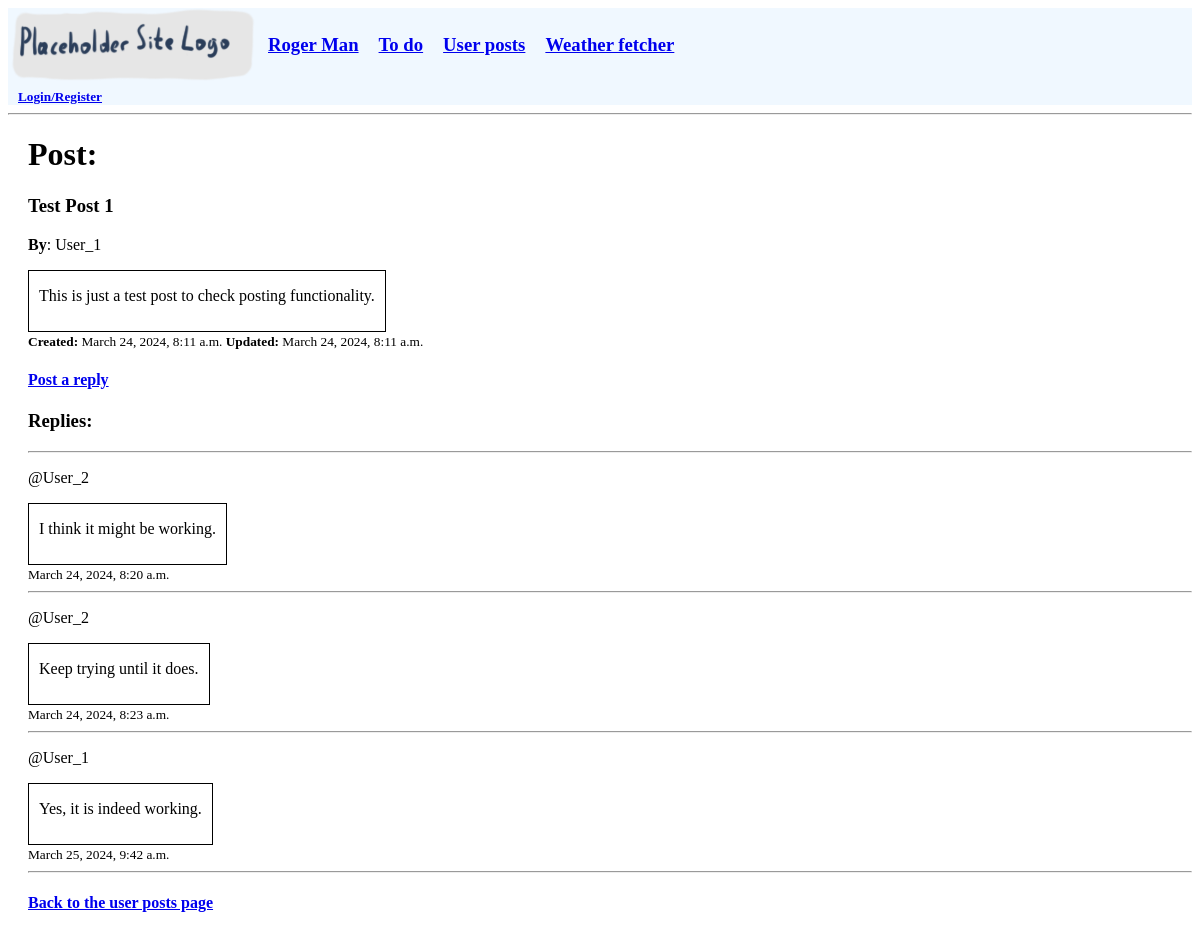
Page /posts/item_id=1/ on the committed database.
### base_app/models.py (models this page shows, shortened)
class Post_op(models.Model): # Opening post
    id = models.AutoField(primary_key=True)
    poster = models.ForeignKey(User, on_delete=models.SET_NULL, null=True)
    title = models.CharField(max_length=100)
    body = models.TextField(max_length=300)
    updated = models.DateTimeField(auto_now=True) # Should refer to the last reply time
    created = models.DateTimeField(auto_now_add=True)
    participants = models.ManyToManyField(User, related_name='participants', blank=True) # I couldn't find a good way to make use of ManyToManyField
    class Meta:
        ordering = ['-updated', '-created'] # The '-' before the field inverts sorting order

class Post_reply(models.Model): # Reply: tied to an opening post
    id = models.AutoField(primary_key=True)
    poster = models.ForeignKey(User, on_delete=models.SET_NULL, null=True)
    original = models.ForeignKey(Post_op, on_delete=models.CASCADE)
    body = models.TextField(max_length=300)
    created = models.DateTimeField(auto_now_add=True)

### base_app/views.py (the view)
# urls.py: path('posts/item_id=<str:pk>/', views.posts_post, name='post_post'),
def posts_post(request, pk):
    context = {'original': Post_op.objects.get(id=pk), 'replies': Post_reply.objects.filter(original__id=pk)}
    return render(request, 'base_app/posts_post.html', context)

### base_app/templates/base_app/posts_post.html (shortened to what this page needs)
{% extends 'main.html' %}
{% block content %}
<h1>Post:</h1>
<div class="box_post">
    <h3>{{original.title}}</h3>
    <p><b>By</b>: {{original.poster}}</p>
    <div class="box_basic">
        <p>{{original.body}}</p>
    </div>
    <small><b>Created:</b> {{original.created}} <b>Updated:</b> {{original.updated}}</small>
</div>
<div>
    <h4><a href="{% url 'post_reply_create' original.id %}">Post a reply</a></h4>
</div>
<h3>Replies:</h3>
<hr>
{% for item in replies %}
<div class="box_reply">
    <p>@{{item.poster}}</p>
    <div class="box_basic"><p>
        {{item.body}}</p>
    </div>
    <small>{{item.created}}</small>
    <hr>
</div>
{% endfor %}
<div>
    <h4><a href="/posts">Back to the user posts page</a></h4>
</div>
{% endblock content %}

### static/css/main.css (style rules this page uses)
.box_basic { border:1px solid black; width: fit-content; padding-left: 10px; padding-right: 10px; padding-bottom: 10px; }

### rows in the picture
Post_op: title "Test Post 1", poster "User_1", body "This is just a test post to check posting functionality.", created "March 24, 2024, 8:11 a.m.", updated "March 24, 2024, 8:11 a.m."
Post_reply: poster "User_2", body "I think it might be working.", created "March 24, 2024, 8:20 a.m."
Post_reply: poster "User_2", body "Keep trying until it does.", created "March 24, 2024, 8:23 a.m."
Post_reply: poster "User_1", body "Yes, it is indeed working.", created "March 25, 2024, 9:42 a.m."
